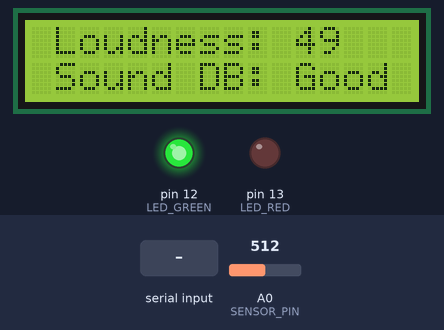
Bench run of a sketch on a simulated Arduino Uno, built with avr-gcc and run on an emulated ATmega328P. Shown: 16×2 character LCD, output pins drawn as LEDs (lit = HIGH). Inputs (shaded band) come from the test bench; at power-on: A0 (SENSOR_PIN) = 512. What the sketch prints to the serial monitor is not drawn.

Above: at 1.2 s.
1.3 s: "30,150\n" received over Serial
At 3.0 s:
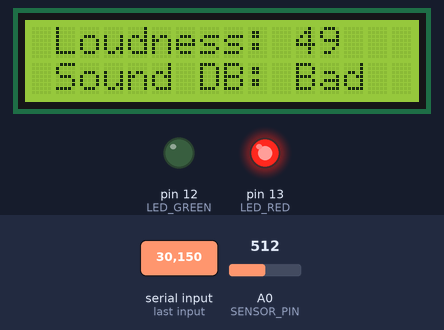
3.7 s: "5\n" received over Serial
6.7 s: "90,45\n" received over Serial
At 9.4 s:
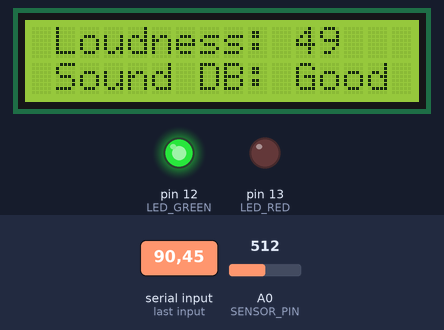
9.7 s: "30,150\n" received over Serial
Timing chart, 0 to 16.2 s (numbered marks = the images above; inputs shaded):
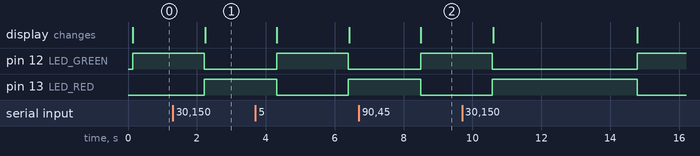

Measured:
- after the input at 1.3 s, pin 12 (LED_GREEN): HIGH → LOW after 0.92 s; pin 13 (LED_RED): LOW → HIGH after 0.92 s; the display: changes after 0.94 s (image 1)
- after the input at 6.7 s, pin 12 (LED_GREEN): LOW → HIGH after 1.8 s; pin 13 (LED_RED): HIGH → LOW after 1.8 s; the display: changes after 1.8 s (image 2)

The sketch:

group_sound.ino
```cpp
const int sampleWindow = 50;                              // Sample window width in mS (50 mS = 20Hz)
unsigned int sample;

#define SENSOR_PIN A0
#include <Wire.h>
#include <LiquidCrystal_I2C.h>

LiquidCrystal_I2C lcd(0x27, 16, 2);
const int LED_GREEN = 12;
const int LED_RED =13;

int threshold = 50 ;

void setup ()
{
  pinMode (SENSOR_PIN, INPUT); // Set the signal pin as input
  Serial.begin(9600);
  pinMode(LED_RED,OUTPUT);
  pinMode(LED_GREEN,OUTPUT);
  lcd.init();
  lcd.backlight();
}


void loop ()
{
  if (Serial.available() > 0) {
    threshold = Serial.parseInt();  // Read the threshold value from serial input
    Serial.println(threshold); // Echo the threshold value back to the Python script
  }
   unsigned long startMillis= millis();                   // Start of sample window
   float peakToPeak = 0;                                  // peak-to-peak level

   unsigned int signalMax = 0;                            //minimum value
   unsigned int signalMin = 1024;                         //maximum value

                                                          // collect data for 50 mS
   while (millis() - startMillis < sampleWindow)
   {
      sample = analogRead(SENSOR_PIN);                    //get reading from microphone
      if (sample < 1024)                                  // toss out spurious readings
      {
         if (sample > signalMax)
         {

            signalMax = sample;                           // save just the max levels

         }
         else if (sample < signalMin)
         {
            signalMin = sample;
            // digitalWrite(LED_GREEN,HIGH);

                                     // save just the min levels
         }
      }
   }

   peakToPeak = signalMax - signalMin;                    // max - min = peak-peak amplitude
   int sound = map(peakToPeak,20,900,49.5,90);             //calibrate for deciBels

  lcd.setCursor(1, 0);
  lcd.print("Loudness: ");
  lcd.print(sound);
  lcd.setCursor(1,1);
  lcd.print("Sound DB: Good ");
  Serial.println(sound);

if(sound > threshold)
{
digitalWrite(LED_GREEN,LOW);
digitalWrite(LED_RED,HIGH);
//delay(3000);
lcd.setCursor(1,0);
lcd.print("Loudness: ");
lcd.print(sound);
lcd.setCursor(1,1);
lcd.print("Sound DB: Bad ");

}
else if (sound <= threshold)
{
digitalWrite(LED_GREEN,HIGH);
digitalWrite(LED_RED,LOW);

}
   delay(2000);
}
```
